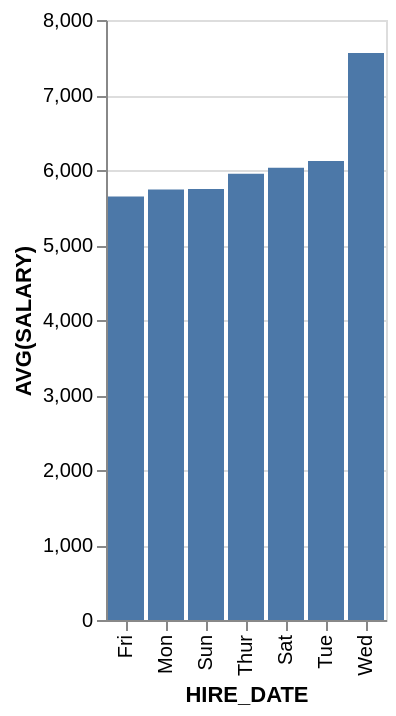

Here is the Vega-Lite specification saved for this chart:
### Vega-Lite specification from a JSON file in a GitHub repository (floating-point values rounded to 4 significant figures)
{"data": {"values": [{"x_data": "Fri", "y_data": 5646.0}, {"x_data": "Mon", "y_data": 5740}, {"x_data": "Sun", "y_data": 5747.0}, {"x_data": "Thur", "y_data": 5950}, {"x_data": "Sat", "y_data": 6029.0}, {"x_data": "Tue", "y_data": 6121.0}, {"x_data": "Wed", "y_data": 7560}]}, "mark": "bar", "encoding": {"x": {"field": "x_data", "type": "nominal", "title": "HIRE_DATE", "sort": {"op": "sum", "field": "y_data", "order": "ascending"}}, "y": {"field": "y_data", "type": "quantitative", "title": "AVG(SALARY)"}}}
